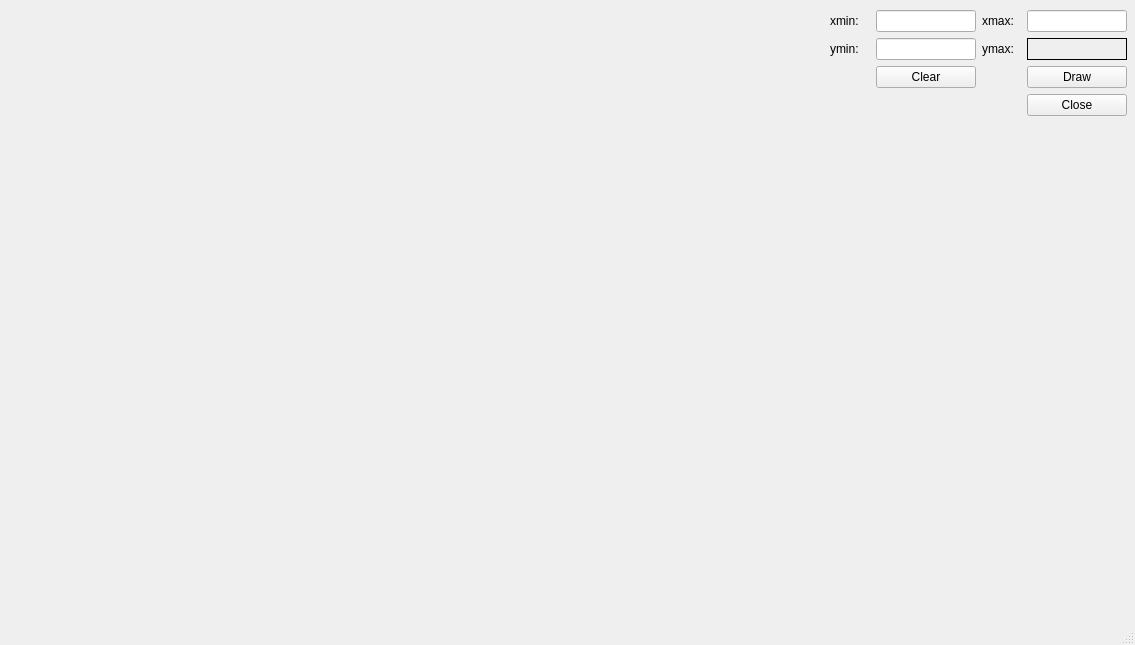
<?xml version="1.0" encoding="UTF-8"?>
<ui version="4.0">
 <class>nagelpoint</class>
 <widget class="QMainWindow" name="nagelpoint">
  <property name="geometry">
   <rect>
    <x>0</x>
    <y>0</y>
    <width>1135</width>
    <height>645</height>
   </rect>
  </property>
  <property name="windowTitle">
   <string>nagelpoint</string>
  </property>
  <widget class="QWidget" name="centralwidget">
   <widget class="DrawArea" name="drawArea" native="true">
    <property name="geometry">
     <rect>
      <x>20</x>
      <y>10</y>
      <width>801</width>
      <height>591</height>
     </rect>
    </property>
    <property name="sizePolicy">
     <sizepolicy hsizetype="Expanding" vsizetype="Expanding">
      <horstretch>0</horstretch>
      <verstretch>0</verstretch>
     </sizepolicy>
    </property>
    <property name="minimumSize">
     <size>
      <width>640</width>
      <height>480</height>
     </size>
    </property>
    <property name="baseSize">
     <size>
      <width>800</width>
      <height>600</height>
     </size>
    </property>
   </widget>
   <widget class="QWidget" name="layoutWidget">
    <property name="geometry">
     <rect>
      <x>830</x>
      <y>10</y>
      <width>297</width>
      <height>591</height>
     </rect>
    </property>
    <layout class="QGridLayout" name="vertLayout">
     <property name="sizeConstraint">
      <enum>QLayout::SetMaximumSize</enum>
     </property>
     <item row="1" column="1">
      <widget class="QLineEdit" name="ymin">
       <property name="sizePolicy">
        <sizepolicy hsizetype="Preferred" vsizetype="Fixed">
         <horstretch>0</horstretch>
         <verstretch>0</verstretch>
        </sizepolicy>
       </property>
       <property name="minimumSize">
        <size>
         <width>80</width>
         <height>0</height>
        </size>
       </property>
       <property name="maximumSize">
        <size>
         <width>100</width>
         <height>16777215</height>
        </size>
       </property>
      </widget>
     </item>
     <item row="0" column="2">
      <widget class="QLabel" name="xmaxLabel">
       <property name="text">
        <string>xmax:</string>
       </property>
      </widget>
     </item>
     <item row="0" column="0">
      <widget class="QLabel" name="xminLabel">
       <property name="text">
        <string>xmin:</string>
       </property>
      </widget>
     </item>
     <item row="2" column="1">
      <widget class="QPushButton" name="clearButton">
       <property name="text">
        <string>Clear</string>
       </property>
      </widget>
     </item>
     <item row="0" column="3">
      <widget class="QLineEdit" name="xmax">
       <property name="sizePolicy">
        <sizepolicy hsizetype="Preferred" vsizetype="Fixed">
         <horstretch>0</horstretch>
         <verstretch>0</verstretch>
        </sizepolicy>
       </property>
       <property name="minimumSize">
        <size>
         <width>80</width>
         <height>0</height>
        </size>
       </property>
       <property name="maximumSize">
        <size>
         <width>100</width>
         <height>16777215</height>
        </size>
       </property>
      </widget>
     </item>
     <item row="1" column="0">
      <widget class="QLabel" name="yminLabel">
       <property name="text">
        <string>ymin:</string>
       </property>
      </widget>
     </item>
     <item row="3" column="3">
      <widget class="QPushButton" name="closeButton">
       <property name="text">
        <string>Close</string>
       </property>
      </widget>
     </item>
     <item row="1" column="2">
      <widget class="QLabel" name="ymaxLabel">
       <property name="text">
        <string>ymax:</string>
       </property>
      </widget>
     </item>
     <item row="2" column="3">
      <widget class="QPushButton" name="drawButton">
       <property name="text">
        <string>Draw</string>
       </property>
      </widget>
     </item>
     <item row="0" column="1">
      <widget class="QLineEdit" name="xmin">
       <property name="sizePolicy">
        <sizepolicy hsizetype="Preferred" vsizetype="Fixed">
         <horstretch>0</horstretch>
         <verstretch>0</verstretch>
        </sizepolicy>
       </property>
       <property name="minimumSize">
        <size>
         <width>80</width>
         <height>0</height>
        </size>
       </property>
       <property name="maximumSize">
        <size>
         <width>100</width>
         <height>16777215</height>
        </size>
       </property>
      </widget>
     </item>
     <item row="1" column="3">
      <widget class="QLabel" name="ymax">
       <property name="minimumSize">
        <size>
         <width>80</width>
         <height>0</height>
        </size>
       </property>
       <property name="maximumSize">
        <size>
         <width>100</width>
         <height>16777215</height>
        </size>
       </property>
       <property name="frameShape">
        <enum>QFrame::Panel</enum>
       </property>
       <property name="text">
        <string/>
       </property>
      </widget>
     </item>
     <item row="4" column="3">
      <spacer name="verticalSpacer">
       <property name="orientation">
        <enum>Qt::Vertical</enum>
       </property>
       <property name="sizeHint" stdset="0">
        <size>
         <width>20</width>
         <height>40</height>
        </size>
       </property>
      </spacer>
     </item>
    </layout>
   </widget>
  </widget>
  <widget class="QMenuBar" name="menubar">
   <property name="geometry">
    <rect>
     <x>0</x>
     <y>0</y>
     <width>1135</width>
     <height>22</height>
    </rect>
   </property>
  </widget>
  <widget class="QStatusBar" name="statusbar"/>
 </widget>
 <customwidgets>
  <customwidget>
   <class>DrawArea</class>
   <extends>QWidget</extends>
   <header location="global">drawarea.h</header>
   <container>1</container>
  </customwidget>
 </customwidgets>
 <resources/>
 <connections/>
</ui>
